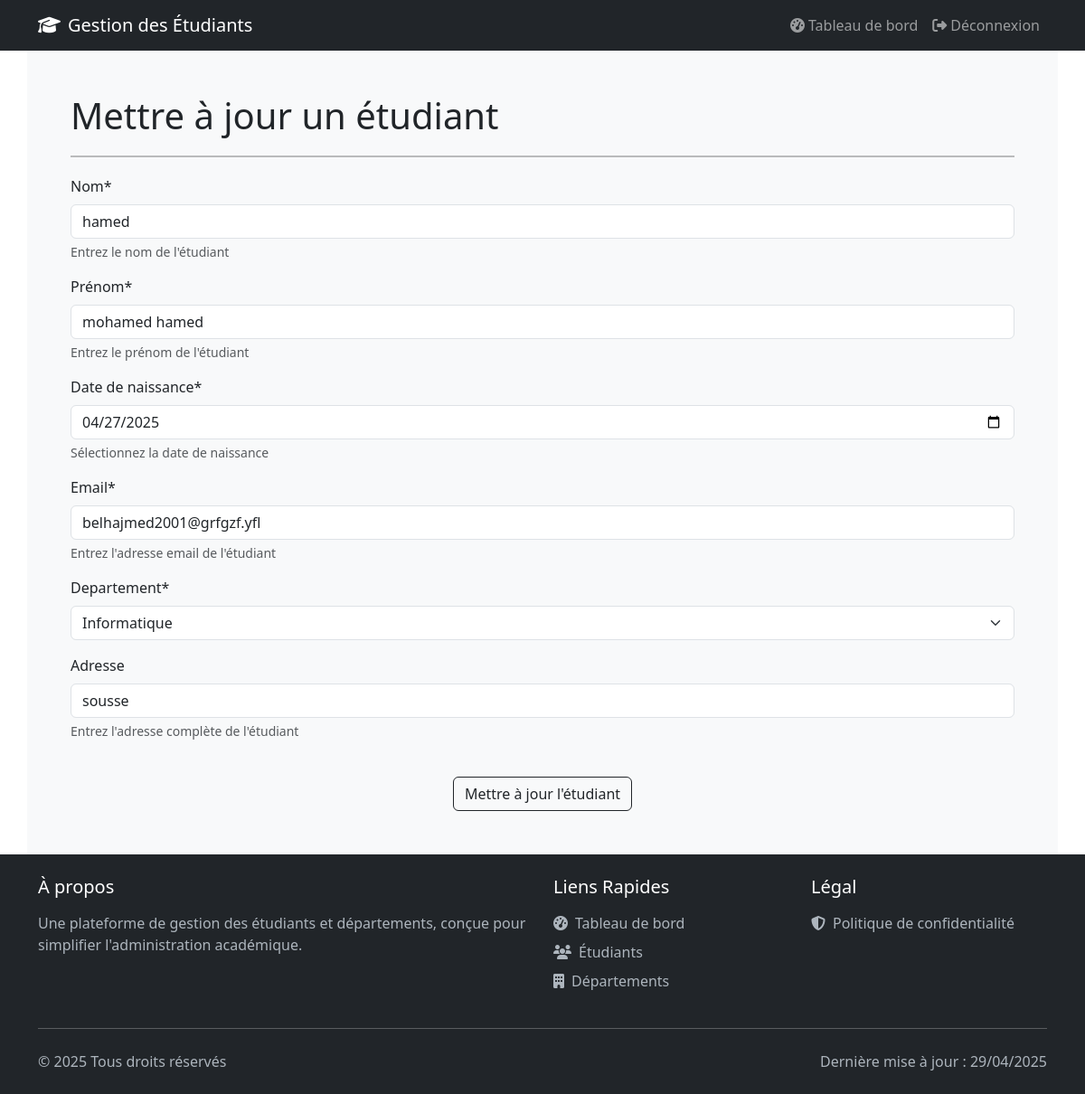
The page /etudiant/7/update/ (signed in) on the database its author committed.
### webapp/models.py (models this page shows, shortened)
class Etudiant(models.Model):
    nom_etudiant = models.CharField(
        max_length=250,
        verbose_name=_("Nom"),
        help_text=_("Entrez le nom de l'étudiant"),
        validators=[MinLengthValidator(2)]
    )
    prenom_etudiant = models.CharField(
        max_length=250,
        verbose_name=_("Prénom"),
        help_text=_("Entrez le prénom de l'étudiant"),
        validators=[MinLengthValidator(2)]
    )
    date_naissance = models.DateField(
        verbose_name=_("Date de naissance"),
        help_text=_("Sélectionnez la date de naissance")
    )
    email = models.EmailField(
        unique=True,
        verbose_name=_("Email"),
        help_text=_("Entrez l'adresse email de l'étudiant"),
        validators=[EmailValidator()]
    )
    departement = models.ForeignKey(
        Departement,
        on_delete=models.SET_NULL,
        null=True,
        blank=True,
        verbose_name=_("Département"),
        help_text=_("Sélectionnez le département de l'étudiant")
    )
    adresse = models.CharField(
        max_length=500,
        blank=True,
        null=True,
        verbose_name=_("Adresse"),
        help_text=_("Entrez l'adresse complète de l'étudiant")
    )
    created_at = models.DateTimeField(
        auto_now_add=True,
        verbose_name=_("Date de création")
    )
    updated_at = models.DateTimeField(
        auto_now=True,
        verbose_name=_("Date de mise à jour")
    )
    class Meta:
        verbose_name = _("Étudiant")
        verbose_name_plural = _("Étudiants")
        ordering = ['-created_at']
        indexes = [
            models.Index(fields=['nom_etudiant', 'prenom_etudiant']),
            models.Index(fields=['email']),
        ]

### webapp/views.py (the view, shortened to what this page needs)
# urls.py: path('etudiant/<int:etudiant_id>/update/', views.update_etudiant, name='update_etudiant'),
@login_required(login_url='login')
def update_etudiant(request, etudiant_id):
    try:
        etudiant = get_object_or_404(Etudiant, id=etudiant_id)
        form = UpdateEtudiantForm(instance=etudiant)
        context = {'form': form, 'etudiant': etudiant}
        return render(request, 'web/update-etudiant.html', context)
    except Exception as e:
        logger.error(f"Erreur lors de la mise à jour de l'étudiant {etudiant_id} : {str(e)}")
        messages.error(request, _('Une erreur est survenue lors de la mise à jour de l\'étudiant.'))
        return redirect('dashboard')

### webapp/models.py (called while the page is built)
    def __str__(self):
        return self.nom_departement

### templates/web/update-etudiant.html (shortened to what this page needs)
{% extends 'base.html' %}
{% load crispy_forms_tags %}
{% block content %}
<div class="container bg-light shadow-md p-5 form-layout">
    <h1>Mettre à jour un étudiant</h1>
    <hr style="border: 1px solid #000; margin: 20px 0;">
    <form method="POST">
        {{ form|crispy }}
        <div class="text-center">
            <br>
            <button type="submit" class="btn btn-outline-dark">Mettre à jour l'étudiant</button>
        </div>
    </form>
</div>
{% endblock %}

### rows shown on the page
Etudiant: nom_etudiant "hamed", prenom_etudiant "mohamed hamed", date_naissance "04/27/2025", email "belhajmed2001@grfgzf.yfl", departement "Informatique", adresse "sousse"
